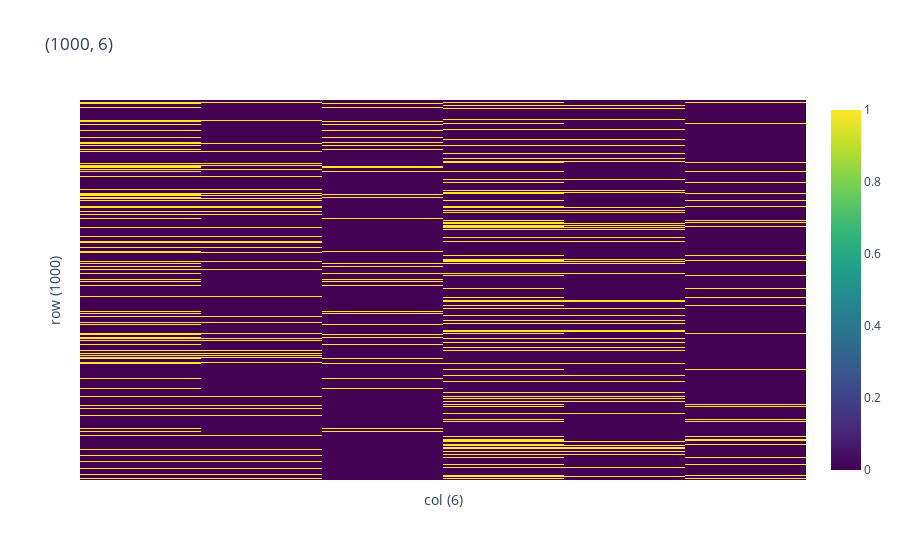

The notebook cell this image was saved under:
### Code cell
heatmap(features_batch)

### Figure 1 — Plotly figure (JSON) as saved in the notebook; plotly's stock layout.template omitted (floating-point values rounded to 4 significant figures; data arrays with more than 128 entries replaced by an {"elided": "..."} marker saying what was removed)
{"data": [{"colorscale": [[0, "#440154"], [0.1111, "#482878"], [0.2222, "#3e4989"], [0.3333, "#31688e"], [0.4444, "#26828e"], [0.5556, "#1f9e89"], [0.6667, "#35b779"], [0.7778, "#6ece58"], [0.8889, "#b5de2b"], [1, "#fde725"]], "hovertemplate": "%{y}%{x}val: %{z:.2f}<extra></extra>", "type": "heatmap", "x": ["col: 0<br>", "col: 1<br>", "col: 2<br>", "col: 3<br>", "col: 4<br>", "col: 5<br>"], "y": {"elided": "1000 str values"}, "z": {"elided": "1000x6 int values"}}], "layout": {"title": {"text": "(1000, 6)"}, "xaxis": {"showticklabels": false, "title": {"text": "col (6)"}}, "yaxis": {"autorange": "reversed", "showticklabels": false, "title": {"text": "row (1000)"}}}}
